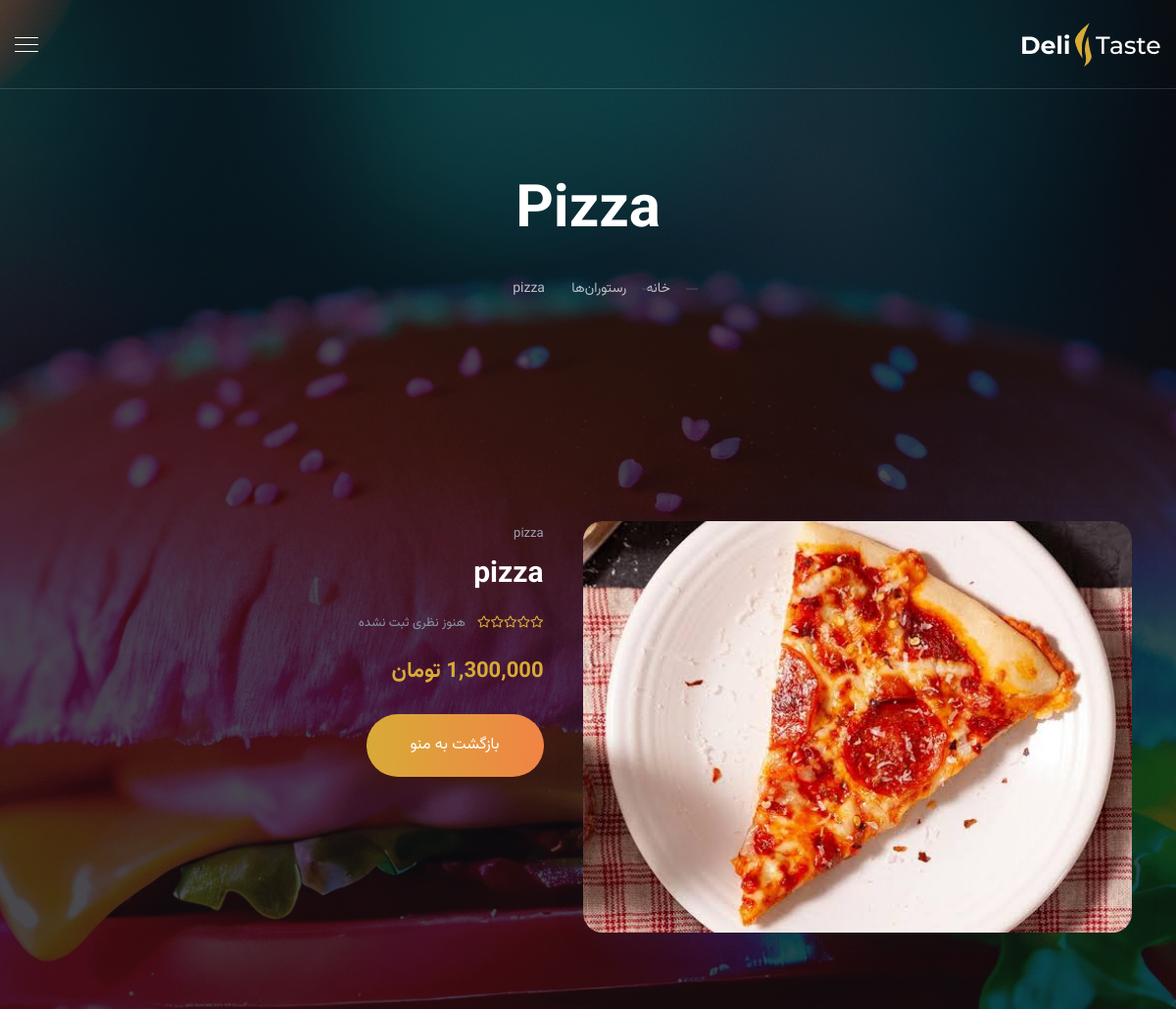
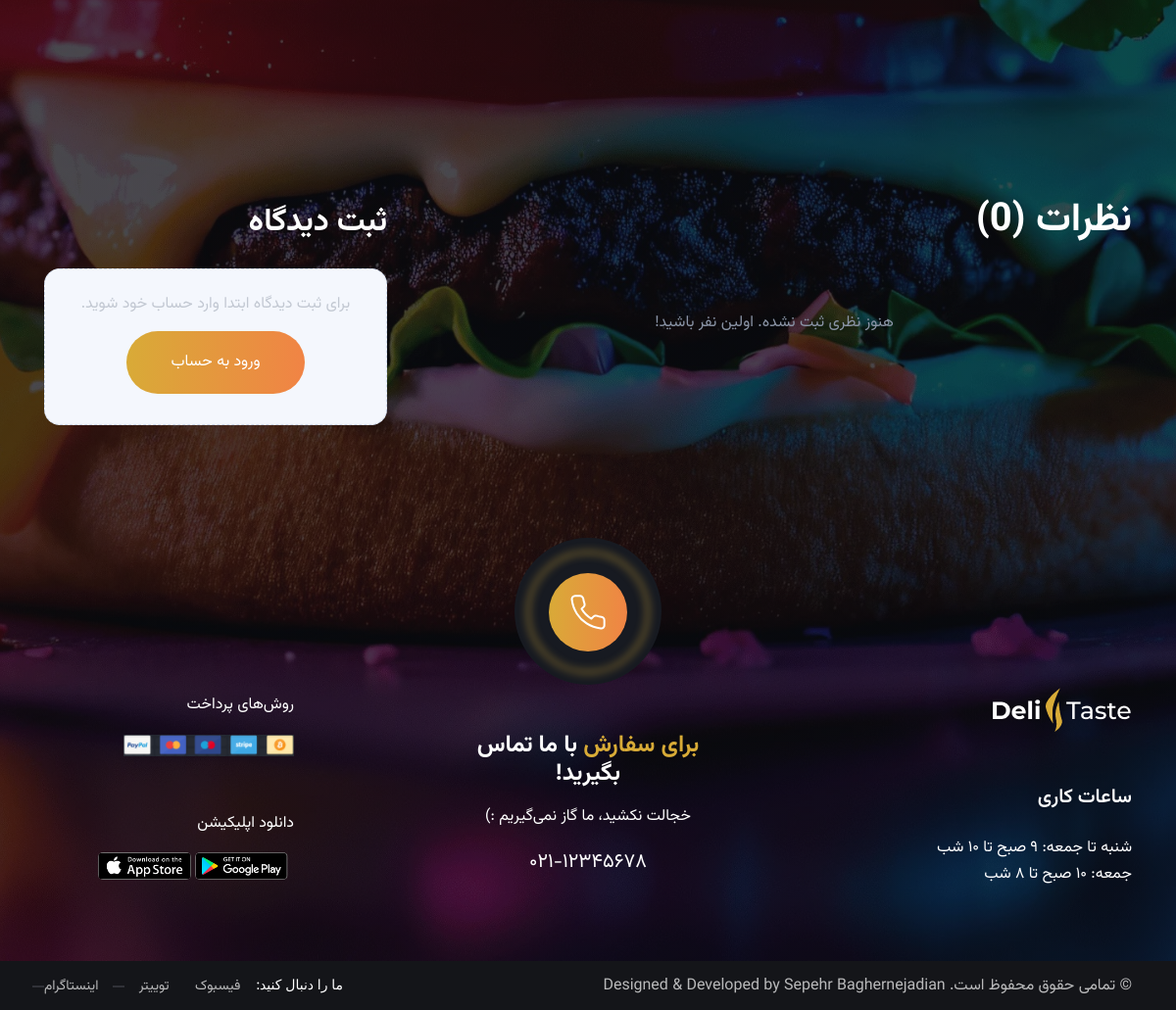
Screenshot of /restaurant-details/item/2/ with the database file from the repository (2 pictures, top to bottom).
### GOZIYAT_APP/models.py (models this page shows, shortened)
class DetailItem(models.Model):
    category = models.ForeignKey(DetailCategory, on_delete=models.PROTECT,
                                 related_name='items', verbose_name='دسته‌بندی')
    title = models.CharField('عنوان', max_length=150)
    description = models.TextField('توضیحات', blank=True)
    price = models.PositiveIntegerField('قیمت (تومان)', null=True, blank=True)
    image = models.ImageField('عکس اصلی', upload_to='goziyat/items/')
    is_available = models.BooleanField('نمایش در سایت', default=True)
    created_at = models.DateTimeField('تاریخ ثبت', auto_now_add=True)
    class Meta:
        ordering = ['-created_at']
        verbose_name = 'مورد'
        verbose_name_plural = 'موردها'

class DetailCategory(models.Model):
    name = models.CharField('نام دسته‌بندی', max_length=80)
    order = models.PositiveIntegerField('ترتیب نمایش', default=0)
    class Meta:
        ordering = ['order', 'id']
        verbose_name = 'دسته‌بندی'
        verbose_name_plural = 'دسته‌بندی‌ها'

### GOZIYAT_APP/views.py (the view)
# urls.py: path('restaurant-details/item/<int:pk>/', goz.details_item, name='details_item'),
def details_item(request, pk):
    item = get_object_or_404(DetailItem.objects.select_related('category'),
                             pk=pk, is_available=True)
    comments = list(item.comments.filter(is_approved=True)
                    .select_related('user', 'reply'))
    for c in comments:
        c.avatar = _avatar_url(c.user)
        c.pct = c.rating * 20
        c.reply_obj = getattr(c, 'reply', None)
    avg = item.comments.filter(is_approved=True).aggregate(a=Avg('rating'))['a'] or 0
    images = [item.image.url] + [g.image.url for g in item.gallery.all()]
    ctx = {
        'categories': DetailCategory.objects.all(),
        'selected_category': item.category,
        'gz_item': item,
        'gz_images': images,
        'gz_comments': comments,
        'gz_avg': round(avg, 1),
        'gz_avg_round': round(avg),
        'gz_avg_pct': round(avg * 20),
        'gz_flash': request.session.pop('goz_flash', None),
    }
    ctx.update(_cart_context(request))
    return render(request, TEMPLATE, ctx)

### GOZIYAT_APP/views.py (called while the page is built)
def _cart_context(request):
    items, totals = cart_details(request.session)
    return {'cart_items': items, 'cart_totals': totals}

### ghaza_app/cart.py (called while the page is built, shortened)
def get_cart(session):
    return session.get(CART_SESSION_KEY, {})

def cart_details(session):
    from ghaza_app.models import Food
    cart = get_cart(session)
    items = []
    subtotal = 0
    count = 0
    delivery_fee = 25000 if items else 0
    totals = {
        'count': count,
        'subtotal': subtotal,
        'delivery_fee': delivery_fee,
        'grand_total': subtotal + delivery_fee,
    }
    return items, totals

### templates/restaurant-details.html (shortened to what this page needs)
{% load static %}
{% load humanize %}
<!doctype html>
<html lang="fa" dir="rtl">
<head>
    <link rel="stylesheet" type="text/css" href="{% static 'assets/css/fonts.css' %}">
    <link rel="stylesheet" type="text/css" href="{% static 'assets/css/all.min.css' %}">
    <link rel="stylesheet" type="text/css" href="{% static 'assets/css/animate.min.css' %}">
    <link rel="stylesheet" type="text/css" href="{% static 'assets/js/lib/slick/slick.css' %}">
    <link rel="stylesheet" type="text/css" href="{% static 'assets/js/lib/slick/slick-theme.css' %}">
    <link rel="stylesheet" type="text/css" href="{% static 'assets/css/flaticon.css' %}">
    <link rel="stylesheet" type="text/css" href="{% static 'assets/css/style.css' %}?v=2">
    <link rel="stylesheet" type="text/css" href="{% static 'assets/css/responsive.css' %}">
    <link rel="stylesheet" type="text/css" href="{% static 'assets/css/rtl.css' %}?v=4">
</head>
<body>
    <div class="wrapper">
        <header>
            <div class="container-fluid">
                <div class="header-content d-flex flex-wrap align-items-center">
                    <div class="logo">
                        <a href="{% url 'index' %}" title="">
                            <img src="{% static 'assets/images/logo.png' %}" alt="">
                        </a>
                    </div>
                    <div class="menu-btn">
                        <span class="bar1"></span>
                        <span class="bar2"></span>
                        <span class="bar3"></span>
                    </div>
                </div>
            </div>
        </header>
        <section class="pager-section text-center">
            <div class="fixed-bg bg4"></div>
            <div class="container">
                <div class="pager-head">
                    <h2>{% if gz_item %}{{ gz_item.title }}{% else %}رستوران بلغاری{% endif %}</h2>
                    <ul>
                        <li><a href="#" title="">خانه</a></li>
                        <li><a href="#" title="">رستوران‌ها</a></li>
                        <li><span>{% if gz_item %}{{ gz_item.title }}{% else %}رستوران بلغاری{% endif %}</span></li>
                    </ul>
                </div>
            </div>
        </section>
{% if gz_item %}
        <section class="sec-block">
            <div class="container">
                <div class="gz-itemwrap">
                    <div>
                        <img id="gz-main" class="gz-main" src="{{ gz_images.0 }}" alt="{{ gz_item.title }}">
                    </div>
                    <div class="gz-info">
                        <span class="gz-cat">{{ gz_item.category.name }}</span>
                        <h2>{{ gz_item.title }}</h2>
                        <ul class="rating d-inline-block">{% for s in "12345" %}<li><i class="{% if forloop.counter <= gz_avg_round %}fa{% else %}far{% endif %} fa-star"></i></li>{% endfor %}</ul>
                        <span class="gz-meta" style="display:inline-block;margin-right:8px">{% if gz_comments %}{{ gz_avg }} · {{ gz_comments|length }} نظر{% else %}هنوز نظری ثبت نشده{% endif %}</span>
                        {% if gz_item.price %}<div class="gz-price">{{ gz_item.price|intcomma }} تومان</div>{% endif %}
                        <a href="{% url 'restaurant_details' %}" class="btn-default" style="margin-top:12px">بازگشت به منو </a>
                    </div>
                </div>
            </div>
        </section>
        <section class="sec-block" id="gz-comments">
            <div class="container">
                <div class="row">
                    <div class="col-lg-8">
                        <div class="feedback-section">
                            <h2>نظرات ({{ gz_comments|length }})</h2>
                            <div class="testimonials-list">
                                {% for c in gz_comments %}
                                <div class="test-monial">
                                    <div class="testi_head">
                                        <ul>
                                            <li><img src="{{ c.avatar }}" alt=""><span>{{ c.display_name }}</span></li>
                                            <li>{{ c.time_ago }}</li>
                                            <li><ul class="rating">{% for s in "12345" %}<li><i class="{% if forloop.counter <= c.rating %}fa{% else %}far{% endif %} fa-star"></i></li>{% endfor %}</ul></li>
                                        </ul>
                                    </div>
                                    <p>{{ c.text }}</p>
                                    {% if c.reply_obj %}<div class="gz-reply"><b>پاسخ {{ c.reply_obj.author_name|default:"رستوران" }} · {{ c.reply_obj.time_ago }}</b><p>{{ c.reply_obj.text }}</p></div>{% endif %}
                                    {% if user.is_staff %}
                                    <form class="gz-rform" method="post" action="{% url 'details_reply_add' c.pk %}">{% csrf_token %}
                                        <textarea name="text" maxlength="500" placeholder="پاسخ ادمین...">{{ c.reply_obj.text }}</textarea>
                                        <button type="submit">{% if c.reply_obj %}ویرایش پاسخ{% else %}ثبت پاسخ{% endif %}</button>
                                    </form>
                                    {% endif %}
                                </div>
                                {% empty %}
                                <p class="gz-empty">هنوز نظری ثبت نشده. اولین نفر باشید!</p>
                                {% endfor %}
                            </div>
                        </div>
                    </div>
                    <div class="col-lg-4">
                        <div class="sidebar">
                            <div class="widget widget-review">
                                <h3 class="widget-title">ثبت دیدگاه</h3>
                                {% if user.is_authenticated %}
                                <form method="post" action="{% url 'details_comment_add' gz_item.pk %}">{% csrf_token %}
                                    <textarea name="text" maxlength="500" placeholder="دیدگاه خود را بنویسید" required></textarea>
                                    <div class="gz-rate" title="امتیاز شما">{% for n in "54321" %}<input type="radio" name="rating" id="gzr{{ n }}" value="{{ n }}" {% if n == "5" %}checked{% endif %}><label for="gzr{{ n }}">★</label>{% endfor %}</div>
                                    <button type="submit" class="btn-default half-radius">ارسال <span></span></button>
                                </form>
                                {% else %}
                                <div class="gz-login">
                                    <p style="margin-bottom:14px">برای ثبت دیدگاه ابتدا وارد حساب خود شوید.</p>
                                    <a href="{% url 'sign_in' %}?next={% url 'details_item' gz_item.pk %}" class="btn-default half-radius">ورود به حساب </a>
                                </div>
                                {% endif %}
                            </div>
                        </div>
                    </div>
                </div>
            </div>
        </section>
{% endif %}
        <footer>
            <div class="top-footer">
                <div class="fixed-bg bg3"></div>
                <div class="phone-div">
                    <div class="border-circle">
                        <div class="phone-circle">
                            <a href="#" title="" class="ext-link"></a>
                        </div>
                    </div>
                </div>
                <div class="container">
                    <div class="row align-items-center">
                        <div class="col-lg-3 col-md-6">
                            <div class="widget widget-about">
                                <img src="{% static 'assets/images/logo.png' %}" alt="">
                                <h4>ساعات کاری</h4>
                                <p>شنبه تا جمعه: ۹ صبح تا ۱۰ شب <br /> جمعه: ۱۰ صبح تا ۸ شب</p>
                            </div>
                        </div>
                        <div class="col-lg-6 col-md-6">
                            <div class="widget widget-contact text-center">
                                <h2><span>برای سفارش</span> با ما تماس بگیرید!</h2>
                                <p>خجالت نکشید، ما گاز نمی‌گیریم :)</p>
                                <strong>۰۲۱-۱۲۳۴۵۶۷۸</strong>
                            </div>
                        </div>
                        <div class="col-lg-3 col-md-6">
                            <div class="widget widget-payment">
                                <div class="wid-payment">
                                    <h4>روش‌های پرداخت</h4>
                                    <img src="{% static 'assets/images/imgs.png' %}" alt="">
                                </div>
                                <div class="wid-payment">
                                    <h4>دانلود اپلیکیشن</h4>
                                    <ul>
                                        <li><a href="#" title=""><img src="{% static 'assets/images/btn1.png' %}" alt=""></a></li>
                                        <li><a href="#" title=""><img src="{% static 'assets/images/btn2.png' %}" alt=""></a></li>
                                    </ul>
                                </div>
                            </div>
                        </div>
                    </div>
                </div>
            </div>
            <div class="bottom-footer">
                <div class="container">
                    <div class="row align-items-center">
                        <div class="col-lg-6">
                            <div class="copyright">
                                <p>© تمامی حقوق محفوظ است. Designed &amp; Developed by <a href="https://sepehrbaghernezhadian.ir/" target="_blank" rel="noopener">Sepehr Baghernejadian</a></p>
                            </div>
                        </div>
                        <div class="col-lg-6">
                            <div class="find-us text-right">
                                <h5>ما را دنبال کنید:</h5>
                                <ul class="social-links-text">
                                    <li><a href="#" title="">فیسبوک</a></li>
                                    <li><a href="#" title="">توییتر</a></li>
                                    <li><a href="https://www.instagram.com/sepi__en/" target="_blank" rel="noopener" title="sepi__en">اینستاگرام</a></li>
                                </ul>
                            </div>
                        </div>
                    </div>
                </div>
            </div>
        </footer>
    </div>
</body>
</html>

### static/assets/css/rtl.css (style rules this page uses)
html { direction: rtl; }
body, h1, h2, h3, h4, h5, h6, p, a, span, li, input, button, select, textarea, label, strong, blockquote { font-family: "Vazirmatn", "Montserrat", sans-serif; }
body { letter-spacing: 0; }
header .menu-btn { margin-left: 0; margin-right: auto; }
footer .top-footer .phone-div { text-align: center; }
footer .bottom-footer .find-us { text-align: left; }
footer .bottom-footer .find-us > h5 { margin-right: 0; margin-left: 12px; }
footer .bottom-footer .find-us .social-links-text li { padding: 0 22px 0 15px; }
footer .bottom-footer .find-us .social-links-text li:first-child { padding-right: 0; }
footer .bottom-footer .find-us .social-links-text li:last-child { padding-left: 0; padding-right: 22px; }
footer .bottom-footer .find-us .social-links-text li:before { left: auto; right: 100%; }
footer .bottom-footer .find-us .social-links-text li:last-child:before { display: block; }
footer .bottom-footer .find-us .social-links-text li:first-child:before { display: none; }
body { text-align: right; }
.text-right { text-align: left !important; }
html { background-color: #101218; }
body { background-color: #101218; background-image: linear-gradient(rgba(10, 12, 16, 0.74), rgba(10, 12, 16, 0.74)), url(../images/hamburger-stadiumasli.jpg); background-repeat: no-repeat; background-position: center center; background-size: cover; background-attachment: fixed; color: #c2c8d2; }
.fixed-bg, .bg1, .bg2, .bg3 { background-image: none !important; }
header { border-bottom-color: rgba(255, 255, 255, 0.14); }
.phone-div .phone-circle { position: relative; display: flex !important; align-items: center; justify-content: center; }
.phone-div .phone-circle svg { position: static !important; inset: auto !important; margin: 0 !important; transform: none !important; display: block; }
.phone-div .phone-circle .ext-link { position: absolute !important; top: 0; left: 0; right: 0; bottom: 0; z-index: 2; }
footer .top-footer .phone-div .border-circle { display: block; margin: 0 auto; left: 0; }
footer .top-footer .phone-div .border-circle .phone-circle { display: block; margin: 0 auto; left: 0; }

### templates/restaurant-details.html (style rules this page uses)
.gz-meta { display:block;font-size:13px;color:#8a94a6;margin:4px 0 8px }
.gz-itemwrap { display:grid;grid-template-columns:1.1fr 1fr;gap:40px;align-items:start }
.gz-main { width:100%;border-radius:20px;aspect-ratio:4/3;object-fit:cover;box-shadow:0 10px 30px rgba(35,38,48,.12) }
.gz-info h2 { font-size:30px;margin:6px 0 12px }
.gz-price { color:#D8AB37;font-weight:700;font-size:22px;margin:14px 0 }
.gz-cat { font-size:13px;color:#9aa4b5 }
.gz-login { background:#F4F7FD;border:1px dashed #c9d4e8;border-radius:16px;padding:22px;text-align:center }
.gz-empty { color:#8a94a6;text-align:center;padding:30px 0 }

### rows the page displays
DetailItem: title "Pizza", title "pizza", category.name "pizza", price "1,300,000"

### other values shown
{{ gz_comments|length }} "0"
